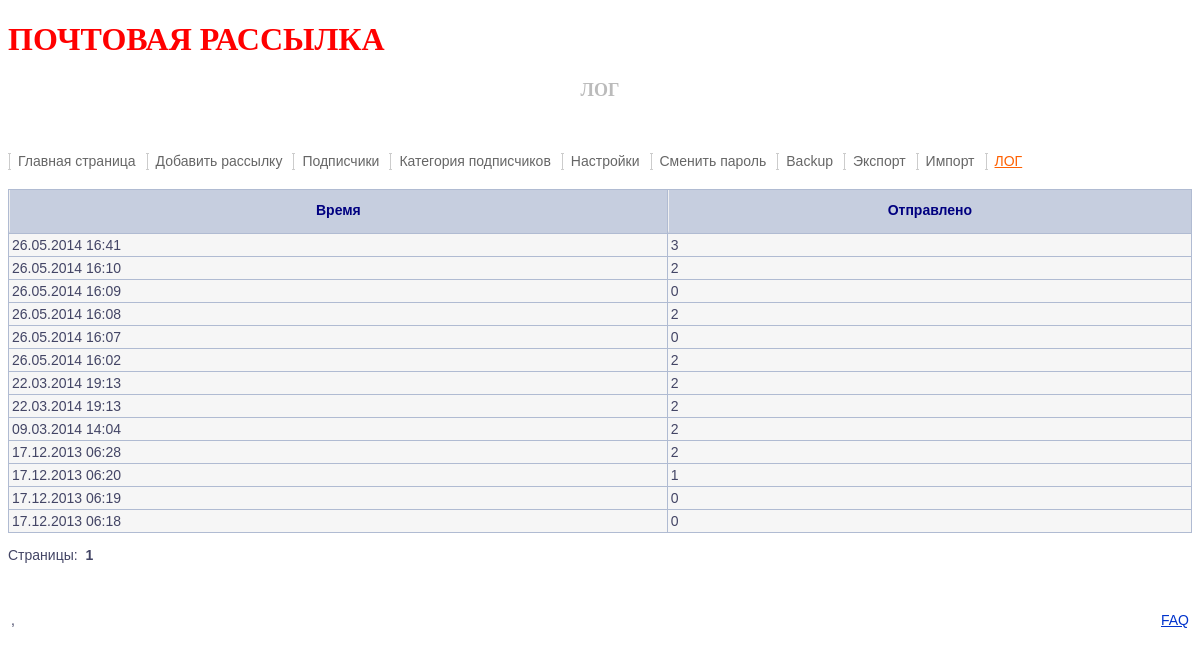
Page /sendmail/admin/log.php (signed in) on the committed database.
### tables this page shows
CREATE TABLE IF NOT EXISTS `sm_log` (
  `id_log` int(7) NOT NULL AUTO_INCREMENT,
  `count` int(7) NOT NULL,
  `time` datetime NOT NULL DEFAULT '0000-00-00 00:00:00',
  PRIMARY KEY (`id_log`)
);

### sendmail/admin/log.php (the view, shortened to what this page needs)
<?php
try
{
	require_once "lib/connect.inc";
	$title = TITLE;
	$pnumber = 20;
	$page = $_GET['page'];
	if(empty($page)) $page = 1;
	$begin = ($page - 1)*$pnumber;
	include "top.php";
	$query =  "SELECT *,DATE_FORMAT(time,'%d.%m.%Y %H:%i') as send_time FROM ".DB_LOG." ORDER BY id_log desc LIMIT ".$begin.", ".$pnumber."";
	$result = $dbh->query($query);
?>
<table class="cattab content" cellspacing="1" cellpadding="3" border="0" width="100%">
<tr align="center">
<td class="catmenu"><?php echo TABLECOLMN_TIME; ?></td>
<td class="catmenu"><?php echo TABLECOLMN_SENT; ?></td>
</tr>
<?php
	while($row = $result->fetch_array())
	{
?>
<tr class=trcat>
	<td><?php echo $row['send_time']; ?></td>
	<td><?php echo $row['count']; ?></td>
</tr>
<?php
	}
?>
</table>
<?php
	echo "<p>".PAGES.":&nbsp;&nbsp;";
	echo $pervpage.$page2left.$page1left.'<b>'.$page.'</b>'.$page1right.$page2right.$nextpage;
	echo "</p>";
	include "bottom.php";
}
catch(ExceptionObject $exc)
{
	require_once("lib/exception_object_debug.inc");
}
catch(ExceptionMySQL $exc)
{
	require_once("lib/exception_mysql_debug.inc");
}
catch(ExceptionMember $exc)
{
	require_once("lib/exception_member_debug.inc");
}
?>

### sendmail/admin/top.php (shortened to what this page needs)
<?php
$url_name = basename($_SERVER['PHP_SELF']);
?>
<!DOCTYPE html>
<html>
<head>
</head>
<body>
<h1><?php echo NAME; ?></h1>
<h2 align="center"><?php echo $title; ?></h2>
<div class="menu">
<ul>
<li class="<?php if('index.php' == $url_name) echo 'menu-active'; ?>"><a href="index.php" title="<?php echo MENU_INDEX_TITLE; ?>"><?php echo MENU_INDEX; ?></a></li>
<li class="<?php if('addsend.php' == $url_name) echo 'menu-active'; ?>"><a href="addsend.php" title="<?php echo MENU_ADDSEND_TITLE; ?>"><?php echo MENU_ADDSEND; ?></a></li>
<li class="<?php if('users.php' == $url_name) echo 'menu-active'; ?>"><a href="users.php" title="<?php echo MENU_USERS_TITLE; ?>"><?php echo MENU_USERS; ?></a></li>
<li class="<?php if('category.php' == $url_name) echo 'menu-active'; ?>"><a href="category.php" title="<?php echo MENU_CATEGORY_TITLE; ?>"><?php echo MENU_CATEGORY; ?></a></li>
<li class="<?php if('settings.php' == $url_name) echo 'menu-active'; ?>"><a href="settings.php" title="<?php echo MENU_SETTINGS_TITLE; ?>"><?php echo MENU_SETTINGS; ?></a></li>
<li class="<?php if('change.php' == $url_name) echo 'menu-active'; ?>"><a href="change.php" title="<?php echo MENU_CHANGE_TITLE; ?>"><?php echo MENU_CHANGE; ?></a></li>
<li class="<?php if('backup.php' == $url_name) echo 'menu-active'; ?>"><a href="backup.php" title="<?php echo MENU_BACKUP_TITLE; ?>"><?php echo MENU_BACKUP; ?></a></li>
<li class="<?php if('export.php' == $url_name) echo 'menu-active'; ?>"><a href="export.php" title="<?php  echo MENU_EXPORT_TITLE; ?>"><?php echo MENU_EXPORT; ?></a></li>
<li class="<?php if('import.php' == $url_name) echo 'menu-active'; ?>"><a href="import.php" title="<?php echo MENU_IMPORT_TITLE; ?>"><?php echo MENU_IMPORT; ?></a></li>
<li class="<?php if('log.php' == $url_name) echo 'menu-active'; ?>"><a href="log.php" title="<?php echo MENU_LOG_TITLE; ?>"><?php echo MENU_LOG; ?></a></li>
</ul>
</div><br><br>

### sendmail/admin/bottom.php (shortened to what this page needs)
<br>
<table width="100%" border="0">
<tr>
	 <td width="50%"><p><?php echo LOGO; ?>, <?php echo AUTHOR; ?></p></td>
	 <td width="50%"><p align="right"><a href="faq.php">FAQ</a></p></td>
</tr>
</table>
</body>
</html>

### sendmail/admin/style.css (style rules this page uses)
h1 { text-transform: uppercase; color: #FF0000; }
h2 { font-size: 18px; color: #bbb; }
.menu { float: center; padding: 37px 0 0 0; font-size: 14px; }
.menu ul { margin: 0; padding: 0; list-style: none; line-height: normal; }
.menu li { display: inline; }
.menu a { display: block; float: left; height: 17px; text-decoration: none; background: url('images/img01.gif') no-repeat left center; color: #666666; padding-left:10px; padding-right:10px; padding-top:0; padding-bottom:0 }
.menu-active a { text-decoration: underline; color: #ff6000; }
.cattab { border-width: 0px; border-color: #5c8eb3; background-color: #b0bbd2; }
.catmenu { border-left: #f0f0f0 1px solid; border-bottom: #c6cedf 2px solid; height: 35px; background-color: #c6cedf; text-align: center ; font-weight: bold; font-size: 14px; color: #000080; }
.content { font-family: Arial, sans-serif; font-size: 14px; color: #434565 }
.trcat { background-color: #F6F6F6; }
p { font-family: Arial, sans-serif; font-size: 14px; color: #434565 }
ul { font-family: Arial, Helvetica, sans-serif; font-size: 14px; }
a { font-size: 14px; color: #0033CC; font-family: Arial, sans-serif }

### rows in the picture
sm_log: send_time "26.05.2014 16:41", count "3"
sm_log: send_time "26.05.2014 16:10", count "2"
sm_log: send_time "26.05.2014 16:09", count "0"
sm_log: send_time "26.05.2014 16:08", count "2"
sm_log: send_time "26.05.2014 16:07", count "0"
sm_log: send_time "26.05.2014 16:02", count "2"
sm_log: send_time "22.03.2014 19:13", count "2"
sm_log: send_time "22.03.2014 19:13", count "2"
sm_log: send_time "09.03.2014 14:04", count "2"
sm_log: send_time "17.12.2013 06:28", count "2"
sm_log: send_time "17.12.2013 06:20", count "1"
sm_log: send_time "17.12.2013 06:19", count "0"
sm_log: send_time "17.12.2013 06:18", count "0"

### other values in the picture
NAME "ПОЧТОВАЯ РАССЫЛКА"
$title "ЛОГ"
MENU_INDEX "Главная страница"
MENU_ADDSEND "Добавить рассылку"
MENU_USERS "Подписчики"
MENU_CATEGORY "Категория подписчиков"
MENU_SETTINGS "Настройки"
MENU_CHANGE "Сменить пароль"
MENU_BACKUP "Backup"
MENU_EXPORT "Экспорт"
MENU_IMPORT "Импорт"
MENU_LOG "ЛОГ"
TABLECOLMN_TIME "Время"
TABLECOLMN_SENT "Отправлено"
PAGES "Страницы"
